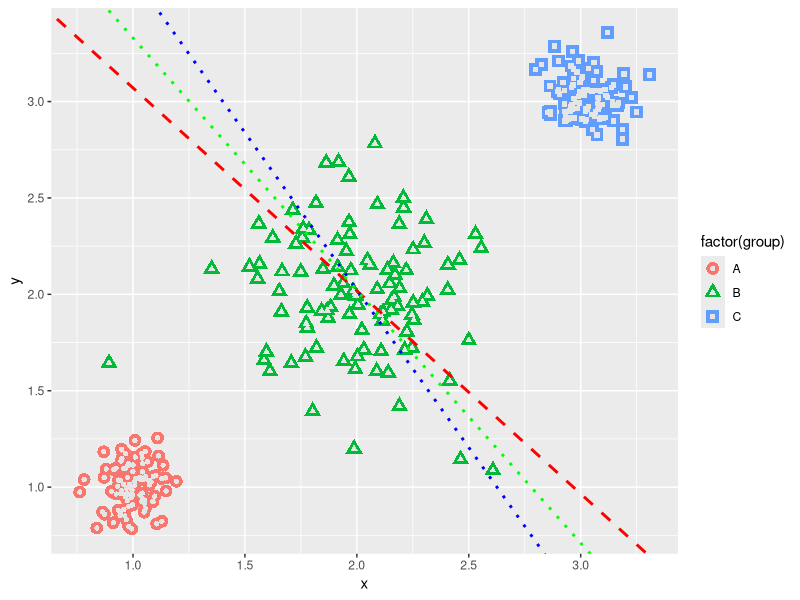
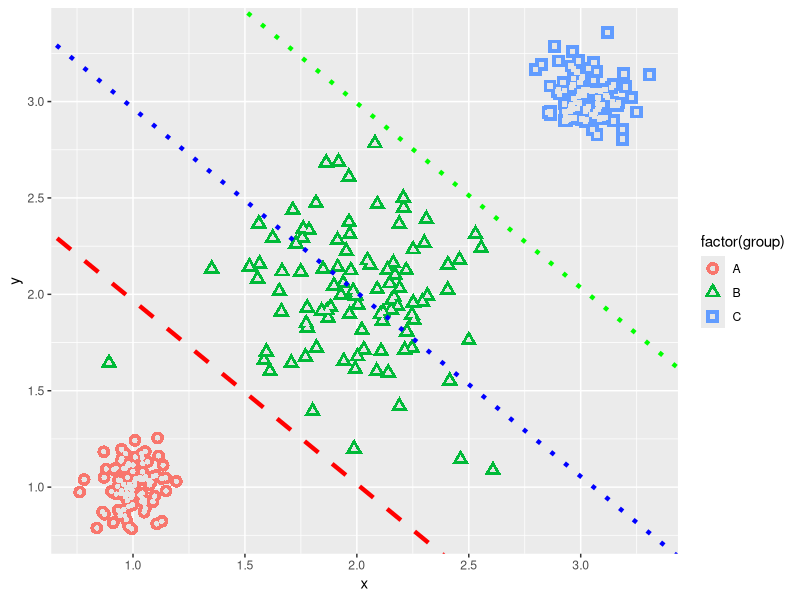

Generate these figures, in order, with R:

## illustration of a scenario where linear regression on the indicator matrix cannot distinguish classes 
rm(list=ls())
library(MASS)
library(mvtnorm)
library(ggplot2)
set.seed(12345678)
x1=rmvnorm(100,mean=c(1,1),sigma=0.01*diag(2))
x2=rmvnorm(100,mean=c(2,2),sigma=0.1*diag(2))
x3=rmvnorm(100,mean=c(3,3),sigma=0.01*diag(2))

plot_data<- rbind(x1,x2,x3)
plot_data<-as.data.frame(plot_data)
plot_data<-cbind(plot_data,c(rep(c("A","B","C"),each=100)))
colnames(plot_data)<-c("x","y","group")

p<-ggplot(plot_data,aes(x,y, shape = factor(group))) +  
  geom_point(aes(colour = factor(group)), size = 4) +
  geom_point(colour = "grey90", size = 1.5)


x=cbind(rep(1,300),rbind(x1,x2,x3));
y=matrix(0,nrow=300,ncol=3);
y[1:100,1]=1
y[101:200,2]=1;
y[201:300,3]=1;
#obtain regression coefficient;
b=ginv(t(x)%*%x)%*%(t(x)%*%y);
#predict values of Y;
yhat=x%*%b;
#The classification is done using the predicted values of yhat;
y.pred=apply(yhat,1,which.max);
# draw decision boundary using the estimated coefficient of b; 
b12=b[,1]-b[,2];
b23=b[,2]-b[,3];
b13=b[,1]-b[,3];
# draw decision boundary on top of the graph; 
p + geom_abline(intercept = -b12[1]/b12[3], slope = -b12[2]/b12[3], color="red", 
            linetype="dashed", size=1)+
  geom_abline(intercept = -b23[1]/b23[3], slope = -b23[2]/b23[3], color="blue", 
              linetype="dotted", size=1)+
  geom_abline(intercept = -b13[1]/b13[3], slope = -b13[2]/b13[3], color="green", 
             linetype="dotted", size=1)

##############################################################################
#LDA illustration:
#estimate the center for each class;
x1=rmvnorm(100,mean=c(1,1),sigma=0.01*diag(2))
x2=rmvnorm(100,mean=c(2,2),sigma=0.1*diag(2))
x3=rmvnorm(100,mean=c(3,3),sigma=0.01*diag(2))

x=rbind(x1,x2,x3);n=nrow(x)
mu1=colMeans(x1);mu2=colMeans(x2);mu3=colMeans(x3);
pi1=nrow(x1)/(nrow(x1)+nrow(x2)+nrow(x3));
pi2=nrow(x2)/(nrow(x1)+nrow(x2)+nrow(x3));
pi3=nrow(x3)/(nrow(x1)+nrow(x2)+nrow(x3));
sigma=1/(n-3)*((t(x1)-mu1)%*%(x1-mu1)+(t(x2)-mu2)%*%(x2-mu2)+(t(x3)-mu3)%*%(x3-mu3))
#decision boundary:
b12=ginv(sigma)%*%(mu2-mu1)
a12=-1/2*(mu1+mu2)%*%ginv(sigma)%*%(mu2-mu1)


b13=ginv(sigma)%*%(mu3-mu1)
a13=-1/2*(mu1+mu3)%*%ginv(sigma)%*%(mu3-mu1)

b23=ginv(sigma)%*%(mu3-mu2)
a23=-1/2*(mu2+mu3)%*%ginv(sigma)%*%(mu3-mu2)

p + geom_abline(intercept = -a12/b12[2], slope = -b12[1]/b12[2], color="red", 
                linetype="dashed", size=1.5)+
  geom_abline(intercept = -a13/b13[2], slope = -b13[1]/b13[2], color="blue", 
              linetype="dotted", size=1.5)+
  geom_abline(intercept = -a23/b23[2], slope = -b23[1]/b23[2], color="green", 
              linetype="dotted", size=1.5)


